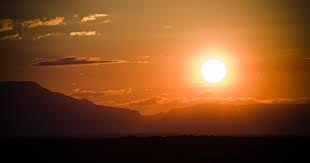
#> input picture images1.jfif, 310 x 163 px
$ python compare_images.py
#> lines starting #> are read from the running program, lines starting #| are printed output that depends on the picture; long printed decimals are rounded
import cv2
import numpy as np
import matplotlib.pyplot as plt

# FOR IMAGE 1

# Load the image (make sure the file path and name are correct)
image1 = cv2.imread('images1.jfif')
#> image1 is the input picture: shape (163, 310, 3); mean B, G, R 34.6, 74.6, 125.3

# Check if the image was loaded successfully
if image1 is None:
    print("Error: Image not loaded. Check the file path and extension.")
else:
    # Print the dimensions of the image to verify the size
    height, width, channels = image1.shape
#> height = 163; width = 310; channels = 3
    print(f"Image dimensions: Width={width}, Height={height}")
#| Image dimensions: Width=310, Height=163


    # Define the coordinates for the region of interest (ROI)
    x1, y1 = 131, 51
    x2, y2 = 295, 140

    # Extract the region of interest (ROI)
    roi1 = image1[y1:y2, x1:x2]
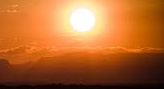
#> roi1: shape (89, 164, 3); mean B, G, R 49.1, 104.5, 179.4

    # Display the ROI
    cv2.imshow("Region of Interest image 1", roi1)

    # Display the original image
    # cv2.imshow("Image 1", image1)

    # Wait for a key press and close all windows
    cv2.waitKey(0)
    cv2.destroyAllWindows()

# For image 2
# Load the image (make sure the file path and name are correct)
image2 = cv2.imread('images2.jfif')
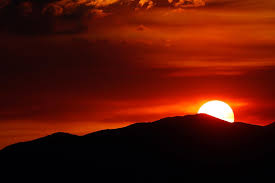
#> input picture images2.jfif, 275 x 183 px
#> image2 is the input picture: shape (183, 275, 3); mean B, G, R 5.6, 19, 85.4

# Check if the image was loaded successfully
if image1 is None:
    print("Error: Image not loaded. Check the file path and extension.")
else:
    # Print the dimensions of the image to verify the size
    height, width, channels = image2.shape
#> height = 183; width = 275
    print(f"Image dimensions: Width={width}, Height={height}")
#| Image dimensions: Width=275, Height=183


    # Define the coordinates for the region of interest (ROI)
    x1, y1 = 131, 51
    x2, y2 = 295, 140

    # Extract the region of interest (ROI)
    roi2 = image2[y1:y2, x1:x2]
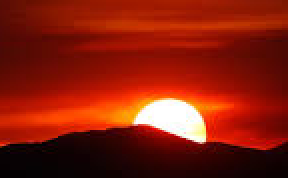
#> roi2: shape (89, 144, 3) (shown 2 times larger); mean B, G, R 11.5, 29.5, 134.8

    # Display the ROI
    cv2.imshow("Region of Interest image 2", roi2)

    # Display the original image
    # cv2.imshow("Image 2", image2)

    # Wait for a key press and close all windows
    cv2.waitKey(0)
    cv2.destroyAllWindows()

# Calculate histograms for both images
    hist1 = cv2.calcHist([roi1], [0], None, [256], [0, 256])
#> hist1 = 256 values, max 855 at index 0, min 1 at index 197, mean 57.02
    hist2 = cv2.calcHist([roi2], [0], None, [256], [0, 256])
#> hist2 = 256 values, max 3953 at index 0, min 0 at index 34, mean 50.06

    # Set up the figure and subplots
    plt.figure(figsize=(10, 8))

    # Subplot 1: ROI Image 1
    plt.subplot(221)
    plt.imshow(cv2.cvtColor(roi1, cv2.COLOR_BGR2RGB))
    plt.title('ROI Image 1')
    plt.axis('off')  # Hide axis

    # Subplot 2: Histogram for Image 1
    plt.subplot(222)
    plt.plot(hist1, color='blue')
    plt.title('Histogram for Image 1')
    plt.xlabel('Pixel Value')
    plt.ylabel('Frequency')
    #setting limit for x-axis
    plt.xlim([0, 256])

    # Subplot 3: ROI Image 2
    plt.subplot(223)
    plt.imshow(cv2.cvtColor(roi2, cv2.COLOR_BGR2RGB))
    plt.title('ROI Image 2')
    plt.axis('off')  # Hide axis

    # Subplot 4: Histogram for Image 2
    plt.subplot(224)
    plt.plot(hist2, color='orange')
    plt.title('Histogram for Image 2')
    plt.xlabel('Pixel Value')
    plt.ylabel('Frequency')
    plt.xlim([0, 256])

    # Adjust layout to prevent overlap
    plt.tight_layout()
    plt.show()
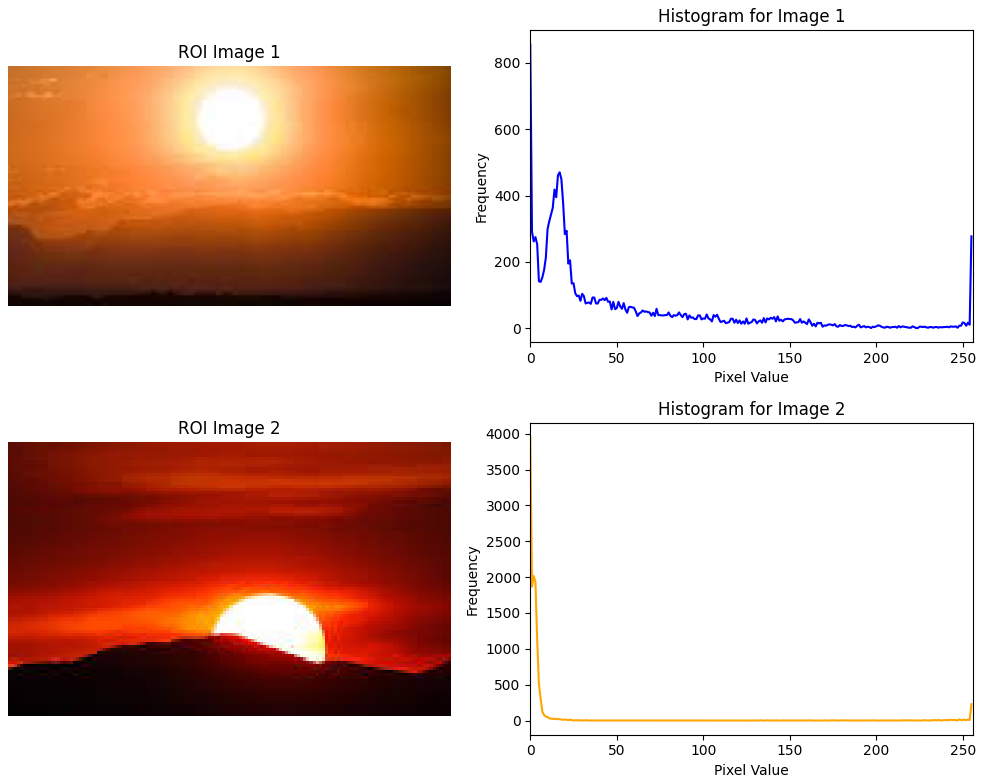
#> figure drawn by matplotlib, 4 panels; panel 2: curve peaks at x = 0, y = 855; panel 4: curve peaks at x = 0, y = 3953


# Normalize the histograms for reducing 2D matrix into 1D array
hist1 = cv2.normalize(hist1, hist1).flatten()
#> hist1 = 256 values, max 0.463 at index 0, min 0.000542 at index 197, mean 0.0309
hist2 = cv2.normalize(hist2, hist2).flatten()
#> hist2 = 256 values, max 0.739 at index 0, min 0 at index 34, mean 0.00936

# Create a new figure to plot both histograms
plt.figure(figsize=(10, 6))

# Plot histogram 1
plt.plot(hist1, color='blue', label='Histogram 1')

# Plot histogram 2 on the same plot
plt.plot(hist2, color='orange', label='Histogram 2')

# Adding titles and labels
plt.title('Comparison of Two Histograms')
plt.xlabel('Pixel Value')
plt.ylabel('Normalized Frequency')
plt.legend(loc='upper right')
plt.xlim([0, 256])  # Set x-axis limit

# Display the plot
plt.show()
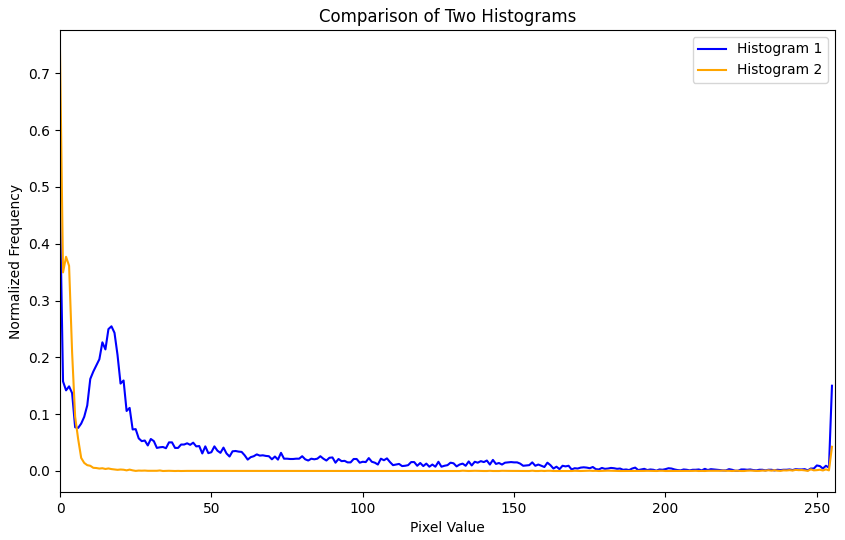
#> figure drawn by matplotlib, 1 panel; curve peaks at x = 0, y = 0.463; curve peaks at x = 0, y = 0.739

#compare histogram
correlation = cv2.compareHist(hist1, hist2, cv2.HISTCMP_CORREL)
#> correlation = 0.574
print(f"Correlation: {correlation}")
#| Correlation: 0.5737
